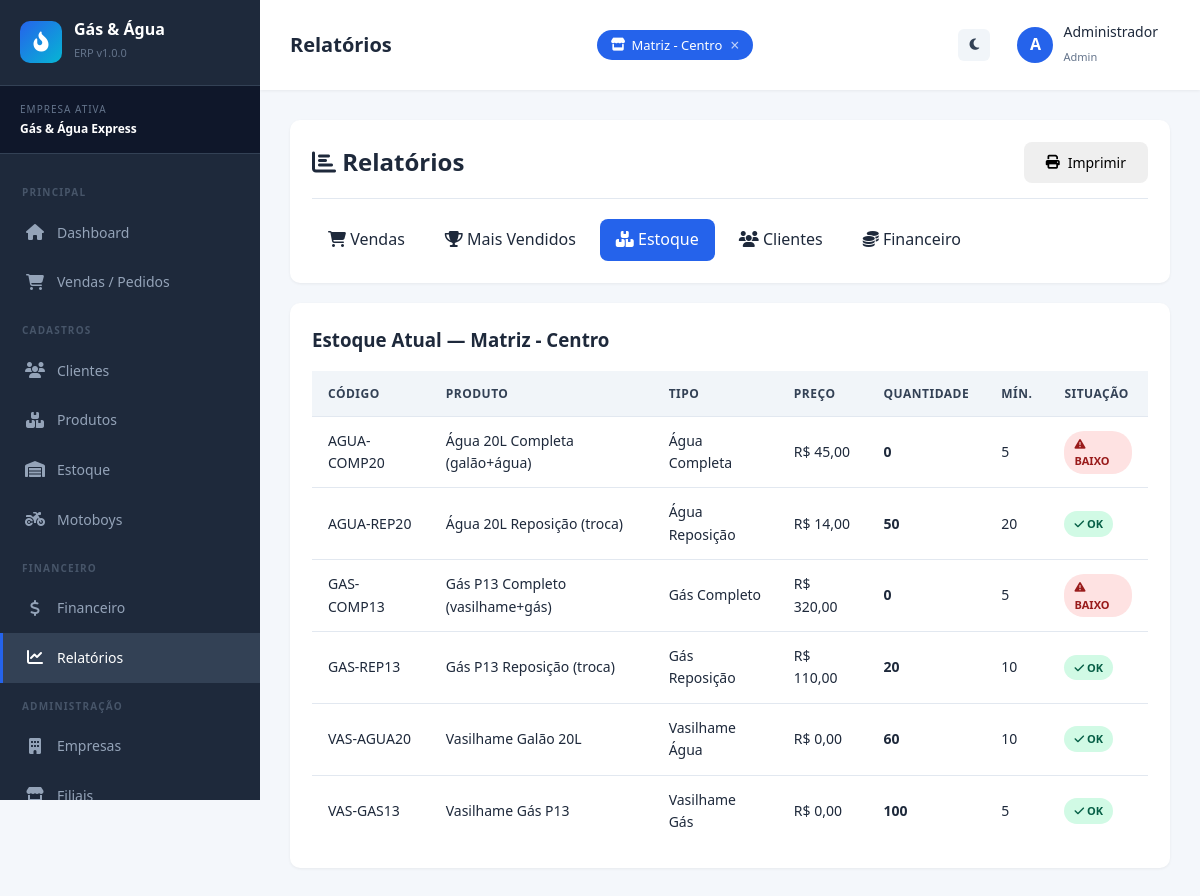
Page /pages/relatorios.php?aba=estoque (signed in) on the committed database.
### tables this page shows
CREATE TABLE IF NOT EXISTS empresas (
    id INT AUTO_INCREMENT PRIMARY KEY,
    nome VARCHAR(150) NOT NULL,
    cnpj VARCHAR(20) UNIQUE NOT NULL,
    endereco VARCHAR(255),
    telefone VARCHAR(20),
    email VARCHAR(100),
    logo VARCHAR(255) DEFAULT 'default-logo.png',
    cor_primaria VARCHAR(7) DEFAULT '#2563eb',
    status ENUM('ativo','inativo') DEFAULT 'ativo',
    criado_em TIMESTAMP DEFAULT CURRENT_TIMESTAMP
);

CREATE TABLE IF NOT EXISTS filiais (
    id INT AUTO_INCREMENT PRIMARY KEY,
    empresa_id INT NOT NULL,
    nome VARCHAR(150) NOT NULL,
    endereco VARCHAR(255),
    telefone VARCHAR(20),
    responsavel VARCHAR(150),
    status ENUM('ativo','inativo') DEFAULT 'ativo',
    criado_em TIMESTAMP DEFAULT CURRENT_TIMESTAMP,
    FOREIGN KEY (empresa_id) REFERENCES empresas(id) ON DELETE CASCADE
);

CREATE TABLE IF NOT EXISTS produtos (
    id INT AUTO_INCREMENT PRIMARY KEY,
    empresa_id INT NOT NULL,
    filial_id INT NOT NULL,
    codigo VARCHAR(50) NOT NULL,
    nome VARCHAR(150) NOT NULL,
    tipo ENUM('vasilhame_gas','vasilhame_agua','gas_reposicao','gas_completo','agua_reposicao','agua_completa','outro') NOT NULL,
    vasilhame_id INT DEFAULT NULL COMMENT 'Para reposição/completo: aponta para o vasilhame vinculado',
    preco_compra DECIMAL(10,2) DEFAULT 0,
    preco_venda DECIMAL(10,2) NOT NULL,
    unidade VARCHAR(20) DEFAULT 'UN',
    estoque_minimo INT DEFAULT 5,
    descricao TEXT,
    imagem VARCHAR(255) DEFAULT 'default-product.png',
    status ENUM('ativo','inativo') DEFAULT 'ativo',
    criado_em TIMESTAMP DEFAULT CURRENT_TIMESTAMP,
    FOREIGN KEY (empresa_id) REFERENCES empresas(id) ON DELETE CASCADE,
    FOREIGN KEY (filial_id) REFERENCES filiais(id) ON DELETE CASCADE,
    FOREIGN KEY (vasilhame_id) REFERENCES produtos(id) ON DELETE SET NULL
);

### includes/funcoes.php (called while the page is built, shortened)
<?php
function escapar($valor) {
    return htmlspecialchars($valor ?? '', ENT_QUOTES, 'UTF-8');
}
function formatarMoeda($valor) {
    return 'R$ ' . number_format((float)$valor, 2, ',', '.');
}
function tipoProdutoNome($tipo) {
    $tipos = [
        'vasilhame_gas'   => 'Vasilhame Gás',
        'vasilhame_agua'  => 'Vasilhame Água',
        'gas_reposicao'   => 'Gás Reposição',
        'gas_completo'    => 'Gás Completo',
        'agua_reposicao'  => 'Água Reposição',
        'agua_completa'   => 'Água Completa',
        'outro'           => 'Outro'
    ];
    return $tipos[$tipo] ?? $tipo;
}
function empresaAtiva() {
    return $_SESSION['empresa_id'] ?? null;
}
function filialAtiva() {
    if (!empty($_SESSION['filiais_ativas']) && is_array($_SESSION['filiais_ativas'])) {
        return $_SESSION['filiais_ativas'][0];
    }
    return $_SESSION['filial_id'] ?? null;
}

### pages/relatorios.php (the view, shortened to what this page needs)
<?php
require_once '../config/config.php';
require_once '../includes/funcoes.php';
$empresa_id = empresaAtiva();
$filial_id  = filialAtiva();
$aba = $_GET['aba'] ?? 'vendas';
$data_de  = $_GET['data_de']  ?? date('Y-m-01');
$data_ate = $_GET['data_ate'] ?? date('Y-m-d');
$relVendas = null;
$totalVendas = 0;
$totalPedidos = 0;
$relEstoque = null;
if ($aba === 'estoque') {
    $relEstoque = $conn->query("
        SELECT p.codigo, p.nome, p.tipo, p.preco_venda, p.estoque_minimo,
               COALESCE(e.quantidade, 0) AS quantidade,
               f.nome AS filial
        FROM produtos p
        LEFT JOIN estoque e ON e.produto_id = p.id AND e.filial_id = {$filial_id}
        INNER JOIN filiais f ON f.id = {$filial_id}
        WHERE p.empresa_id = {$empresa_id} AND p.status = 'ativo'
        ORDER BY p.nome
    ");
}
$titulo_pagina = 'Relatórios';
$menu_ativo = 'relatorios';
require_once '../includes/header.php';
?>
<div class="card no-print">
    <div class="card-header">
        <h2><i class="fas fa-chart-bar"></i> Relatórios</h2>
        <button onclick="window.print()" class="btn btn-info">
            <i class="fas fa-print"></i> Imprimir
        </button>
    </div>
    <div class="tabs">
        <a href="?aba=vendas&data_de=<?=$data_de?>&data_ate=<?=$data_ate?>"
           class="tab <?= $aba==='vendas'?'active':'' ?>">
           <i class="fas fa-shopping-cart"></i> Vendas
        </a>
        <a href="?aba=produtos&data_de=<?=$data_de?>&data_ate=<?=$data_ate?>"
           class="tab <?= $aba==='produtos'?'active':'' ?>">
           <i class="fas fa-trophy"></i> Mais Vendidos
        </a>
        <a href="?aba=estoque"
           class="tab <?= $aba==='estoque'?'active':'' ?>">
           <i class="fas fa-boxes"></i> Estoque
        </a>
        <a href="?aba=clientes"
           class="tab <?= $aba==='clientes'?'active':'' ?>">
           <i class="fas fa-users"></i> Clientes
        </a>
        <a href="?aba=financeiro&data_de=<?=$data_de?>&data_ate=<?=$data_ate?>"
           class="tab <?= $aba==='financeiro'?'active':'' ?>">
           <i class="fas fa-coins"></i> Financeiro
        </a>
    </div>
</div>
<div class="card" id="relatorioConteudo">
<?php if ($aba === 'vendas'): ?>
    <h3 class="relatorio-titulo">Relatório de Vendas — <?= formatarData($data_de) ?> a <?= formatarData($data_ate) ?></h3>
    <div class="relatorio-resumo">
        <span><strong><?= $totalPedidos ?></strong> pedidos</span>
        <span>Total: <strong><?= formatarMoeda($totalVendas) ?></strong></span>
    </div>
    <table class="table">
        <thead>
            <tr>
                <th>Nº Pedido</th>
                <th>Data</th>
                <th>Cliente</th>
                <th>Filial</th>
                <th>Motoboy</th>
                <th>Pagamento</th>
                <th>Status</th>
                <th>Total</th>
            </tr>
        </thead>
        <tbody>
            <?php if ($relVendas->num_rows === 0): ?>
                <tr><td colspan="8" class="text-center">Nenhuma venda no período.</td></tr>
            <?php else: ?>
                <?php while ($v = $relVendas->fetch_assoc()): ?>
                <tr>
                    <td><?= escapar($v['numero_pedido']) ?></td>
                    <td><?= formatarData($v['data_pedido']) ?></td>
                    <td><?= escapar($v['cliente']) ?></td>
                    <td><?= escapar($v['filial']) ?></td>
                    <td><?= escapar($v['motoboy'] ?? '—') ?></td>
                    <td><?= ucfirst(str_replace('_',' ',$v['forma_pagamento'])) ?></td>
                    <td><?= statusBadge($v['status']) ?></td>
                    <td><strong><?= formatarMoeda($v['total']) ?></strong></td>
                </tr>
                <?php endwhile; ?>
            <?php endif; ?>
        </tbody>
    </table>
<?php elseif ($aba === 'estoque'): ?>
    <h3 class="relatorio-titulo">Estoque Atual — <?= escapar($conn->query("SELECT nome FROM filiais WHERE id={$filial_id}")->fetch_assoc()['nome'] ?? 'Filial') ?></h3>
    <table class="table">
        <thead>
            <tr>
                <th>Código</th>
                <th>Produto</th>
                <th>Tipo</th>
                <th>Preço</th>
                <th>Quantidade</th>
                <th>Mín.</th>
                <th>Situação</th>
            </tr>
        </thead>
        <tbody>
            <?php while ($e = $relEstoque->fetch_assoc()): ?>
            <tr>
                <td><?= escapar($e['codigo']) ?></td>
                <td><?= escapar($e['nome']) ?></td>
                <td><?= tipoProdutoNome($e['tipo']) ?></td>
                <td><?= formatarMoeda($e['preco_venda']) ?></td>
                <td><strong><?= $e['quantidade'] ?></strong></td>
                <td><?= $e['estoque_minimo'] ?></td>
                <td>
                    <?php if ($e['quantidade'] <= $e['estoque_minimo']): ?>
                        <span class="badge badge-danger"><i class="fas fa-exclamation-triangle"></i> Baixo</span>
                    <?php else: ?>
                        <span class="badge badge-success"><i class="fas fa-check"></i> OK</span>
                    <?php endif; ?>
                </td>
            </tr>
            <?php endwhile; ?>
        </tbody>
    </table>
<?php endif; ?>
</div>
<?php require_once '../includes/footer.php'; ?>

### includes/header.php (shortened to what this page needs)
<?php
require_once dirname(__DIR__) . '/config/config.php';
require_once dirname(__DIR__) . '/includes/funcoes.php';
$empresa_atual = null;
if (!empty($_SESSION['empresa_id'])) {
    $stmt = $conn->prepare("SELECT nome FROM empresas WHERE id = ?");
    $stmt->bind_param("i", $_SESSION['empresa_id']);
    $stmt->execute();
    $empresa_atual = $stmt->get_result()->fetch_assoc();
}
$todas_filiais = [];
if (!empty($_SESSION['empresa_id'])) {
    $res = $conn->query("SELECT id, nome FROM filiais WHERE empresa_id = {$_SESSION['empresa_id']} AND status = 'ativo' ORDER BY nome");
    while ($f = $res->fetch_assoc()) {
        $todas_filiais[] = $f;
    }
}
$filiais_ativas = $_SESSION['filiais_ativas'] ?? [];
$titulo_pagina = $titulo_pagina ?? 'Dashboard';
$menu_ativo = $menu_ativo ?? '';
?>
<!DOCTYPE html>
<html lang="pt-br">
<head>
    <link rel="stylesheet" href="<?= BASE_URL ?>assets/css/style.css">
    <link rel="stylesheet" href="https://cdnjs.cloudflare.com/ajax/libs/font-awesome/6.4.0/css/all.min.css">
</head>
<body>
<div class="layout">
    <aside class="sidebar">
        <div class="sidebar-header">
            <div class="logo-icon"><i class="fas fa-fire-flame-curved"></i></div>
            <div>
                <h3>Gás & Água</h3>
                <small>ERP v<?= SISTEMA_VERSAO ?></small>
            </div>
        </div>
        <?php if ($empresa_atual): ?>
        <div class="sidebar-empresa">
            <div class="label">Empresa Ativa</div>
            <div class="nome"><?= escapar($empresa_atual['nome']) ?></div>
        </div>
        <?php endif; ?>
        <ul class="sidebar-menu">
            <li class="titulo-secao">Principal</li>
            <li>
                <a href="<?= BASE_URL ?>pages/dashboard.php" class="<?= $menu_ativo=='dashboard'?'active':'' ?>">
                    <span class="menu-icon"><i class="fas fa-house"></i></span> Dashboard
                </a>
            </li>
            <li>
                <a href="<?= BASE_URL ?>pages/vendas.php" class="<?= $menu_ativo=='vendas'?'active':'' ?>">
                    <span class="menu-icon"><i class="fas fa-cart-shopping"></i></span> Vendas / Pedidos
                </a>
            </li>
            <li class="titulo-secao">Cadastros</li>
            <li>
                <a href="<?= BASE_URL ?>pages/clientes.php" class="<?= $menu_ativo=='clientes'?'active':'' ?>">
                    <span class="menu-icon"><i class="fas fa-users"></i></span> Clientes
                </a>
            </li>
            <li>
                <a href="<?= BASE_URL ?>pages/produtos.php" class="<?= $menu_ativo=='produtos'?'active':'' ?>">
                    <span class="menu-icon"><i class="fas fa-boxes-stacked"></i></span> Produtos
                </a>
            </li>
            <li>
                <a href="<?= BASE_URL ?>pages/estoque.php" class="<?= $menu_ativo=='estoque'?'active':'' ?>">
                    <span class="menu-icon"><i class="fas fa-warehouse"></i></span> Estoque
                </a>
            </li>
            <li>
                <a href="<?= BASE_URL ?>pages/motoboys.php" class="<?= $menu_ativo=='motoboys'?'active':'' ?>">
                    <span class="menu-icon"><i class="fas fa-motorcycle"></i></span> Motoboys
                </a>
            </li>
            <li class="titulo-secao">Financeiro</li>
            <li>
                <a href="<?= BASE_URL ?>pages/financeiro.php" class="<?= $menu_ativo=='financeiro'?'active':'' ?>">
                    <span class="menu-icon"><i class="fas fa-dollar-sign"></i></span> Financeiro
                </a>
            </li>
            <li>
                <a href="<?= BASE_URL ?>pages/relatorios.php" class="<?= $menu_ativo=='relatorios'?'active':'' ?>">
                    <span class="menu-icon"><i class="fas fa-chart-line"></i></span> Relatórios
                </a>
            </li>
            <?php if ($_SESSION['perfil'] === 'admin'): ?>
            <li class="titulo-secao">Administração</li>
            <li>
                <a href="<?= BASE_URL ?>pages/empresas.php" class="<?= $menu_ativo=='empresas'?'active':'' ?>">
                    <span class="menu-icon"><i class="fas fa-building"></i></span> Empresas
                </a>
            </li>
            <li>
                <a href="<?= BASE_URL ?>pages/filiais.php" class="<?= $menu_ativo=='filiais'?'active':'' ?>">
                    <span class="menu-icon"><i class="fas fa-store"></i></span> Filiais
                </a>
            </li>
            <?php endif; ?>
        </ul>
    </aside>
    <main class="main">
        <div class="topbar">
            <div style="display:flex; align-items:center; gap:15px;">
                <h1><?= $titulo_pagina ?></h1>
            </div>
            <div class="filiais-chips">
                <?php foreach ($todas_filiais as $f):
                    $ativa = in_array($f['id'], $filiais_ativas);
                ?>
                    <a href="?toggle_filial=<?= $f['id'] ?><?= !empty($_GET) ? '&' . http_build_query(array_diff_key($_GET, ['toggle_filial'=>''])) : '' ?>"
                       class="filial-chip <?= $ativa ? 'active' : '' ?>"
                       title="<?= $ativa ? 'Clique para ocultar' : 'Clique para exibir' ?>">
                        <i class="fas fa-store"></i>
                        <?= escapar($f['nome']) ?>
                        <?php if ($ativa): ?>
                            <span class="chip-x">&times;</span>
                        <?php endif; ?>
                    </a>
                <?php endforeach; ?>
            </div>
            <div class="topbar-actions">
                <button onclick="toggleDarkMode()" class="btn-icon" style="background:#f1f5f9; color:#334155;" title="Modo escuro">
                    <i class="fas fa-moon"></i>
                </button>
                <div class="topbar-user">
                    <div class="avatar"><?= strtoupper(substr($_SESSION['usuario_nome'] ?? 'U', 0, 1)) ?></div>
                    <div>
                        <div class="nome"><?= escapar($_SESSION['usuario_nome'] ?? '') ?></div>
                        <small style="color:#64748b; font-size:11px;"><?= ucfirst($_SESSION['perfil'] ?? '') ?></small>
                    </div>
                </div>
            </div>
        </div>
        <div class="content">

### rows in the picture
empresas: nome "Gás & Água Express"
filiais: nome "Matriz - Centro"
produtos: codigo "AGUA-COMP20", nome "Água 20L Completa (galão+água)", tipo "Água Completa", preco_venda "R$ 45,00", quantidade "0", estoque_minimo "5", shows "BAIXO"
produtos: codigo "AGUA-REP20", nome "Água 20L Reposição (troca)", tipo "Água Reposição", preco_venda "R$ 14,00", quantidade "50", estoque_minimo "20", shows "OK"
produtos: codigo "GAS-COMP13", nome "Gás P13 Completo (vasilhame+gás)", tipo "Gás Completo", preco_venda "R$ 320,00", quantidade "0", estoque_minimo "5", shows "BAIXO"
produtos: codigo "GAS-REP13", nome "Gás P13 Reposição (troca)", tipo "Gás Reposição", preco_venda "R$ 110,00", quantidade "20", estoque_minimo "10", shows "OK"
produtos: codigo "VAS-AGUA20", nome "Vasilhame Galão 20L", tipo "Vasilhame Água", preco_venda "R$ 0,00", quantidade "60", estoque_minimo "10", shows "OK"
produtos: codigo "VAS-GAS13", nome "Vasilhame Gás P13", tipo "Vasilhame Gás", preco_venda "R$ 0,00", quantidade "100", estoque_minimo "5", shows "OK"

### other values in the picture
SISTEMA_VERSAO "1.0.0"
$titulo_pagina "Relatórios"
substr($_SESSION['usuario_nome'] ?? 'U', 0, 1) "A"
escapar($_SESSION['usuario_nome'] ?? '') "Administrador"
$_SESSION['perfil'] "Admin"
